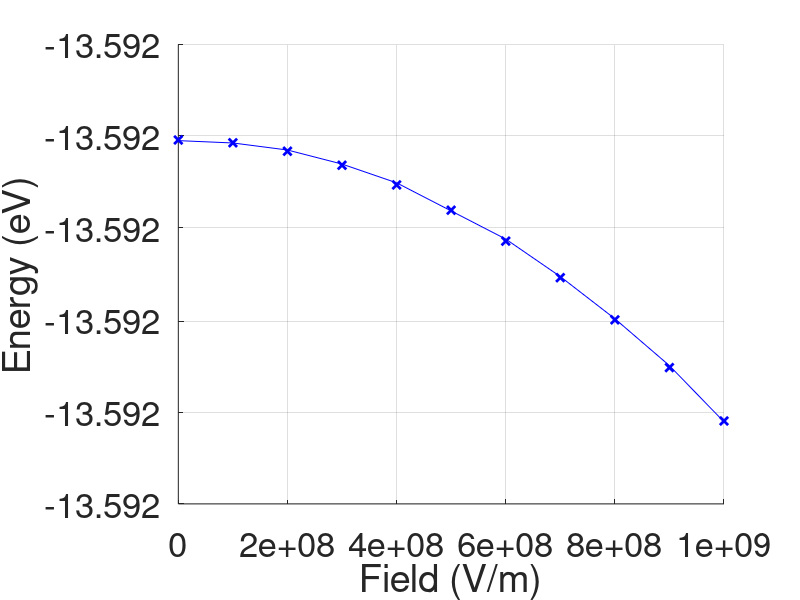

Reproduce this figure in MATLAB.
clear all
close all

% Constants (all MKS, except energy which is in eV)
hbar = 1.055e-34;
m = 9.110e-31;
epsil = 8.854e-12;
q = 1.602e-19;
a0 = 4*pi*epsil*hbar*hbar/(m*q*q);
E0 = q/(8*pi*epsil*a0);
F = linspace(0,1e9,11);
A = (a0*128*sqrt(2)/243)*F;
B = (-3*a0)*F;

for kF = 1:11
    M = [-E0 0 A(kF);
         0 -E0/4 B(kF);
         A(kF) B(kF) -E0/4];
    [V,D] = eig(M);
    D = diag(D);
    [DD,ind] = sort(D);
    E1(kF) = D(ind(1));
    E2(kF) = D(ind(2));
    E3(kF) = D(ind(3));
end

% perturbation theory results
E1s = -E0-((A.^2)/(3*E0/4));
E2s = -(E0/4)+B;
E2p = -(E0/4)-B;

hold on

h = plot(F, E1, 'b');% Fig.3.4.1
h = plot(F, E1s, 'bx');% Fig.3.4.1

set(h,'linewidth', [2.0])
set(gca,'Fontsize', [25])
grid on
xlabel('Field (V/m)');
ylabel('Energy (eV)');
